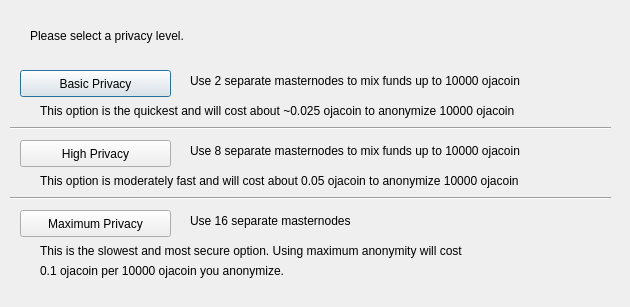
<?xml version="1.0" encoding="UTF-8"?>
<ui version="4.0">
 <class>ObfuscationConfig</class>
 <widget class="QDialog" name="ObfuscationConfig">
  <property name="geometry">
   <rect>
    <x>0</x>
    <y>0</y>
    <width>630</width>
    <height>307</height>
   </rect>
  </property>
  <property name="windowTitle">
   <string>Configure Obfuscation</string>
  </property>
  <widget class="QPushButton" name="buttonBasic">
   <property name="geometry">
    <rect>
     <x>20</x>
     <y>70</y>
     <width>151</width>
     <height>27</height>
    </rect>
   </property>
   <property name="text">
    <string>Basic Privacy</string>
   </property>
  </widget>
  <widget class="QPushButton" name="buttonHigh">
   <property name="geometry">
    <rect>
     <x>20</x>
     <y>140</y>
     <width>151</width>
     <height>27</height>
    </rect>
   </property>
   <property name="text">
    <string>High Privacy</string>
   </property>
  </widget>
  <widget class="QPushButton" name="buttonMax">
   <property name="geometry">
    <rect>
     <x>20</x>
     <y>210</y>
     <width>151</width>
     <height>27</height>
    </rect>
   </property>
   <property name="text">
    <string>Maximum Privacy</string>
   </property>
  </widget>
  <widget class="QLabel" name="label">
   <property name="geometry">
    <rect>
     <x>30</x>
     <y>20</y>
     <width>571</width>
     <height>31</height>
    </rect>
   </property>
   <property name="text">
    <string>Please select a privacy level.</string>
   </property>
  </widget>
  <widget class="QLabel" name="label_2">
   <property name="geometry">
    <rect>
     <x>190</x>
     <y>70</y>
     <width>421</width>
     <height>21</height>
    </rect>
   </property>
   <property name="text">
    <string>Use 2 separate masternodes to mix funds up to 10000 ojacoin</string>
   </property>
  </widget>
  <widget class="QLabel" name="label_3">
   <property name="geometry">
    <rect>
     <x>190</x>
     <y>140</y>
     <width>411</width>
     <height>21</height>
    </rect>
   </property>
   <property name="text">
    <string>Use 8 separate masternodes to mix funds up to 10000 ojacoin</string>
   </property>
  </widget>
  <widget class="QLabel" name="label_4">
   <property name="geometry">
    <rect>
     <x>190</x>
     <y>210</y>
     <width>421</width>
     <height>21</height>
    </rect>
   </property>
   <property name="text">
    <string>Use 16 separate masternodes</string>
   </property>
  </widget>
  <widget class="QLabel" name="label_6">
   <property name="geometry">
    <rect>
     <x>40</x>
     <y>100</y>
     <width>561</width>
     <height>21</height>
    </rect>
   </property>
   <property name="text">
    <string>This option is the quickest and will cost about ~0.025 ojacoin to anonymize 10000 ojacoin</string>
   </property>
  </widget>
  <widget class="QLabel" name="label_7">
   <property name="geometry">
    <rect>
     <x>40</x>
     <y>170</y>
     <width>561</width>
     <height>21</height>
    </rect>
   </property>
   <property name="text">
    <string>This option is moderately fast and will cost about 0.05 ojacoin to anonymize 10000 ojacoin</string>
   </property>
  </widget>
  <widget class="QLabel" name="label_8">
   <property name="geometry">
    <rect>
     <x>40</x>
     <y>240</y>
     <width>561</width>
     <height>21</height>
    </rect>
   </property>
   <property name="text">
    <string>This is the slowest and most secure option. Using maximum anonymity will cost</string>
   </property>
  </widget>
  <widget class="QLabel" name="label_9">
   <property name="geometry">
    <rect>
     <x>40</x>
     <y>260</y>
     <width>561</width>
     <height>21</height>
    </rect>
   </property>
   <property name="text">
    <string>0.1 ojacoin per 10000 ojacoin you anonymize.</string>
   </property>
  </widget>
  <widget class="Line" name="line">
   <property name="geometry">
    <rect>
     <x>10</x>
     <y>120</y>
     <width>601</width>
     <height>16</height>
    </rect>
   </property>
   <property name="orientation">
    <enum>Qt::Horizontal</enum>
   </property>
  </widget>
  <widget class="Line" name="line_2">
   <property name="geometry">
    <rect>
     <x>10</x>
     <y>190</y>
     <width>601</width>
     <height>16</height>
    </rect>
   </property>
   <property name="orientation">
    <enum>Qt::Horizontal</enum>
   </property>
  </widget>
 </widget>
 <resources/>
 <connections/>
</ui>
